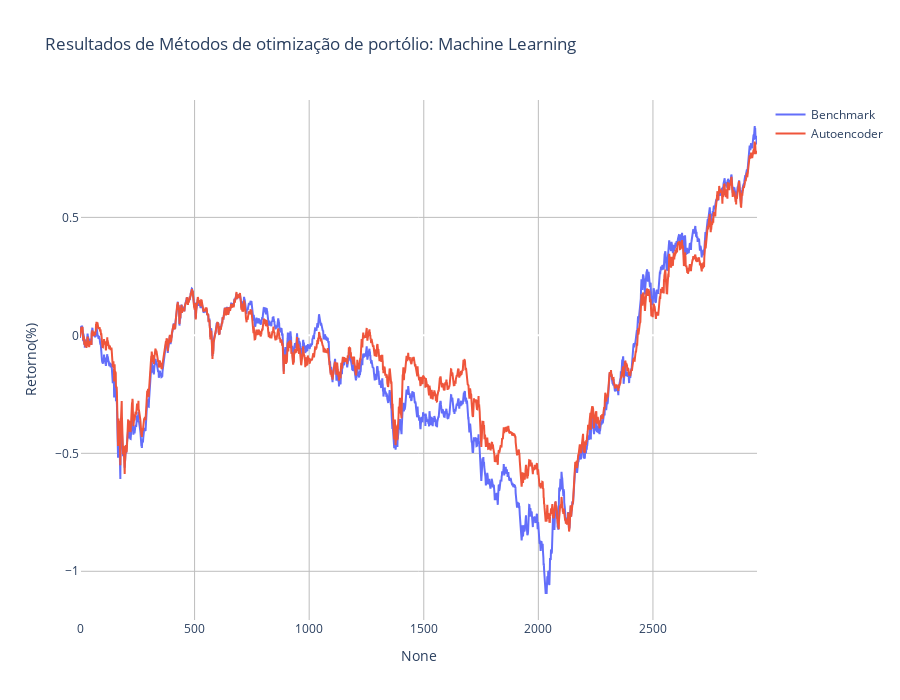

The notebook cell this image was saved under:
### Code cell
df_eqt = pd.DataFrame({"Benchmark":np.array(result_equal_vis).cumsum(),
                        "Autoencoder":np.array(result_ae_vis).cumsum()})


df_eqt["x"] = df_eqt.index
df_eqt

ploty_basic(df_eqt,"x",["Benchmark","Autoencoder"],title="Resultados de Métodos de otimização de portólio: Machine Learning",y_title="Retorno(%)")
#ploty_basic(df_eqt,"x",["Benchmark","MinVar","MaxReturn","MaxSharpe","MaxDecorr"],title="Resultados de Métodos de otimização de portólio",y_title="Retorno(%)")

### Figure 1 — Plotly figure (JSON) as saved in the notebook; plotly's stock layout.template omitted (floating-point values rounded to 4 significant figures; data arrays with more than 128 entries replaced by an {"elided": "..."} marker saying what was removed)
{"data": [{"mode": "lines", "name": "Benchmark", "type": "scatter", "x": {"elided": "2955 int values"}, "y": {"elided": "2955 float values"}, "yaxis": "y"}, {"mode": "lines", "name": "Autoencoder", "type": "scatter", "x": {"elided": "2955 int values"}, "y": {"elided": "2955 float values"}, "yaxis": "y"}], "layout": {"height": 700, "plot_bgcolor": "white", "title": {"text": "Resultados de Métodos de otimização de portólio: Machine Learning"}, "width": 900, "xaxis": {"gridcolor": "#bdbdbd", "showgrid": true, "title": {"text": "None"}}, "yaxis": {"gridcolor": "#bdbdbd", "showgrid": true, "title": {"text": "Retorno(%)"}}}}
